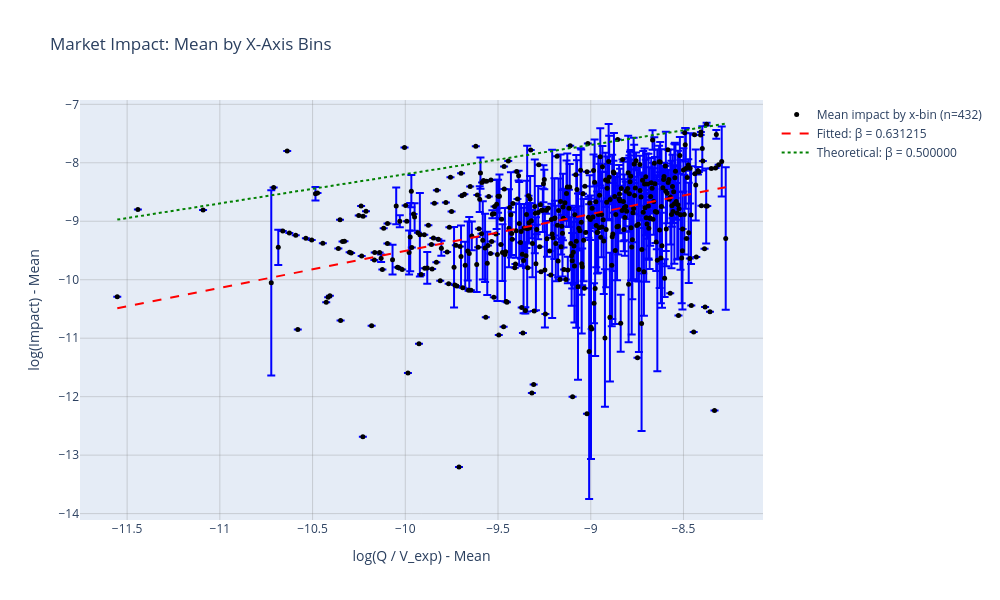

Notebook cell for this chart:
### Code cell
# Calculate mean and std for each x-axis bin across all samples
import numpy as np

# First, let's check what columns are available in points_df
print("Available columns in points_df:", points_df.columns.tolist())

# Get all valid x and y values
x_values = points_df['x'].to_numpy()
y_values = points_df['y'].to_numpy()

# Filter out invalid points
valid_mask = np.isfinite(x_values) & np.isfinite(y_values) & (x_values != 0)
x_valid = x_values[valid_mask]
y_valid = y_values[valid_mask]

if len(x_valid) > 0:
    # Create bins for x-axis
    n_bins = 1000  # Number of bins
    x_min, x_max = x_valid.min(), x_valid.max()
    bin_edges = np.linspace(x_min, x_max, n_bins + 1)
    bin_centers = (bin_edges[:-1] + bin_edges[1:]) / 2
    
    # Calculate statistics for each bin
    bin_stats = []
    
    for i in range(n_bins):
        # Find points in this bin
        bin_mask = (x_valid >= bin_edges[i]) & (x_valid < bin_edges[i + 1])
        if i == n_bins - 1:  # Include the last edge in the final bin
            bin_mask = (x_valid >= bin_edges[i]) & (x_valid <= bin_edges[i + 1])
        
        x_bin = x_valid[bin_mask]
        y_bin = y_valid[bin_mask]
        
        if len(x_bin) > 0:
            x_mean = np.mean(x_bin)
            x_std = np.std(x_bin)
            y_mean = np.mean(y_bin)
            y_std = np.std(y_bin)
            
            bin_stats.append({
                'bin_number': i + 1,
                'bin_center': bin_centers[i],
                'x_mean': x_mean,
                'x_std': x_std,
                'y_mean': y_mean,
                'y_std': y_std,
                'n_points': len(x_bin),
                'x_min': x_bin.min(),
                'x_max': x_bin.max()
            })

    # Convert to DataFrame for easier handling
    stats_df = pd.DataFrame(bin_stats)

    if len(stats_df) > 0:
        # Create the plotly figure
        fig = go.Figure()

        # Add scatter plot with error bars (only y-axis std)
        fig.add_trace(go.Scatter(
            x=stats_df['x_mean'],
            y=stats_df['y_mean'],
            error_y=dict(type='data', array=stats_df['y_std'], visible=True, color='blue'),
            mode='markers',
            marker=dict(size=5, color='black', opacity=1.0),
            name=f'Mean impact by x-bin (n={len(stats_df)})',
            hovertemplate='Bin: %{customdata}<br>' +
                          'x_mean: %{x:.6f}<br>' +
                          'y_mean: %{y:.6f}<br>' +
                          'n_points: %{customdata}<br>' +
                          '<extra></extra>',
            customdata=stats_df['bin_number']
        ))

        # Add fitted line if we have enough points
        if len(stats_df) >= 2:
            x_mean_valid = stats_df['x_mean'].to_numpy()
            y_mean_valid = stats_df['y_mean'].to_numpy()
            
            # Fit line to mean values
            beta_bins = beta_fit(x_mean_valid, y_mean_valid, alpha_global, method=est_method)
            
            if np.isfinite(beta_bins):
                x_range = np.linspace(x_mean_valid.min(), x_mean_valid.max(), 100)
                y_fitted = alpha_global + beta_bins * x_range
                fig.add_trace(go.Scatter(
                    x=x_range,
                    y=y_fitted,
                    mode='lines',
                    line=dict(color='red', dash='dash', width=2),
                    name=f'Fitted: β = {beta_bins:.6f}',
                    hovertemplate='Fitted line<br>' +
                                  'x: %{x:.6f}<br>' +
                                  'y: %{y:.6f}<br>' +
                                  '<extra></extra>'
                ))

        # Add theoretical line
        beta_theory = 0.5
        x_range_theory = np.linspace(stats_df['x_mean'].min(), stats_df['x_mean'].max(), 100)
        y_theory = alpha_global + beta_theory * x_range_theory
        fig.add_trace(go.Scatter(
            x=x_range_theory,
            y=y_theory,
            mode='lines',
            line=dict(color='green', dash='dot', width=2),
            name=f'Theoretical: β = {beta_theory:.6f}',
            hovertemplate='Theoretical line<br>' +
                          'x: %{x:.6f}<br>' +
                          'y: %{y:.6f}<br>' +
                          '<extra></extra>'
        ))

        # Update layout
        fig.update_layout(
            title='Market Impact: Mean by X-Axis Bins',
            xaxis_title='log(Q / V_exp) - Mean',
            yaxis_title='log(Impact) - Mean',
            width=1000,
            height=600,
            showlegend=True,
            hovermode='closest'
        )

        # Add grid
        fig.update_xaxes(showgrid=True, gridwidth=1, gridcolor='rgba(128,128,128,0.3)')
        fig.update_yaxes(showgrid=True, gridwidth=1, gridcolor='rgba(128,128,128,0.3)')

        # Display the plot
        fig.show()

        # Print summary statistics
        print(f"Number of x-bins analyzed: {len(stats_df)}")
        print(f"Number of bins: {n_bins}")
        print(f"Total points used: {len(x_valid)}")
        print(f"Alpha (fixed intercept): {alpha_global:.6f}")
        if len(stats_df) >= 2 and 'beta_bins' in locals() and np.isfinite(beta_bins):
            print(f"Fitted Beta (x-bin means): {beta_bins:.6f}")
        print(f"Theoretical Beta: {beta_theory:.6f}")
        print(f"X-axis range: [{x_min:.6f}, {x_max:.6f}]")
        
        # Print bin details
        print("\nBin details:")
        for _, row in stats_df.iterrows():
            print(f"Bin {int(row['bin_number'])}: x=[{row['x_min']:.6f}, {row['x_max']:.6f}], "
                  f"x_mean={row['x_mean']:.6f}, y_mean={row['y_mean']:.6f}, n={int(row['n_points'])}")
    else:
        print("No valid bin data found for analysis")
else:
    print("No valid data points found for analysis")

### Figure 1 — Plotly figure (JSON) as saved in the notebook; plotly's stock layout.template omitted (floating-point values rounded to 4 significant figures; data arrays with more than 128 entries replaced by an {"elided": "..."} marker saying what was removed)
{"data": [{"customdata": {"elided": "432 int values"}, "error_y": {"array": {"elided": "432 float values"}, "color": "blue", "type": "data", "visible": true}, "hovertemplate": "Bin: %{customdata}<br>x_mean: %{x:.6f}<br>y_mean: %{y:.6f}<br>n_points: %{customdata}<br><extra></extra>", "marker": {"color": "black", "opacity": 1, "size": 5}, "mode": "markers", "name": "Mean impact by x-bin (n=432)", "type": "scatter", "x": {"elided": "432 float values"}, "y": {"elided": "432 float values"}}, {"hovertemplate": "Fitted line<br>x: %{x:.6f}<br>y: %{y:.6f}<br><extra></extra>", "line": {"color": "red", "dash": "dash", "width": 2}, "mode": "lines", "name": "Fitted: β = 0.631215", "type": "scatter", "x": [-11.55, -11.52, -11.49, -11.45, -11.42, -11.39, -11.35, -11.32, -11.29, -11.25, -11.22, -11.19, -11.16, -11.12, -11.09, -11.06, -11.02, -10.99, -10.96, -10.92, -10.89, -10.86, -10.82, -10.79, -10.76, -10.72, -10.69, -10.66, -10.63, -10.59, -10.56, -10.53, -10.49, -10.46, -10.43, -10.39, -10.36, -10.33, -10.29, -10.26, -10.23, -10.19, -10.16, -10.13, -10.09, -10.06, -10.03, -9.995, -9.962, -9.929, -9.896, -9.863, -9.83, -9.797, -9.764, -9.73, -9.697, -9.664, -9.631, -9.598, -9.565, -9.532, -9.498, -9.465, -9.432, -9.399, -9.366, -9.333, -9.3, -9.266, -9.233, -9.2, -9.167, -9.134, -9.101, -9.068, -9.034, -9.001, -8.968, -8.935, -8.902, -8.869, -8.836, -8.802, -8.769, -8.736, -8.703, -8.67, -8.637, -8.604, -8.57, -8.537, -8.504, -8.471, -8.438, -8.405, -8.372, -8.338, -8.305, -8.272], "y": [-10.49, -10.47, -10.45, -10.42, -10.4, -10.38, -10.36, -10.34, -10.32, -10.3, -10.28, -10.26, -10.24, -10.22, -10.19, -10.17, -10.15, -10.13, -10.11, -10.09, -10.07, -10.05, -10.03, -10.01, -9.986, -9.965, -9.944, -9.923, -9.902, -9.881, -9.86, -9.839, -9.818, -9.797, -9.777, -9.756, -9.735, -9.714, -9.693, -9.672, -9.651, -9.63, -9.609, -9.588, -9.567, -9.546, -9.525, -9.505, -9.484, -9.463, -9.442, -9.421, -9.4, -9.379, -9.358, -9.337, -9.316, -9.295, -9.274, -9.254, -9.233, -9.212, -9.191, -9.17, -9.149, -9.128, -9.107, -9.086, -9.065, -9.044, -9.023, -9.003, -8.982, -8.961, -8.94, -8.919, -8.898, -8.877, -8.856, -8.835, -8.814, -8.793, -8.772, -8.752, -8.731, -8.71, -8.689, -8.668, -8.647, -8.626, -8.605, -8.584, -8.563, -8.542, -8.521, -8.5, -8.48, -8.459, -8.438, -8.417]}, {"hovertemplate": "Theoretical line<br>x: %{x:.6f}<br>y: %{y:.6f}<br><extra></extra>", "line": {"color": "green", "dash": "dot", "width": 2}, "mode": "lines", "name": "Theoretical: β = 0.500000", "type": "scatter", "x": [-11.55, -11.52, -11.49, -11.45, -11.42, -11.39, -11.35, -11.32, -11.29, -11.25, -11.22, -11.19, -11.16, -11.12, -11.09, -11.06, -11.02, -10.99, -10.96, -10.92, -10.89, -10.86, -10.82, -10.79, -10.76, -10.72, -10.69, -10.66, -10.63, -10.59, -10.56, -10.53, -10.49, -10.46, -10.43, -10.39, -10.36, -10.33, -10.29, -10.26, -10.23, -10.19, -10.16, -10.13, -10.09, -10.06, -10.03, -9.995, -9.962, -9.929, -9.896, -9.863, -9.83, -9.797, -9.764, -9.73, -9.697, -9.664, -9.631, -9.598, -9.565, -9.532, -9.498, -9.465, -9.432, -9.399, -9.366, -9.333, -9.3, -9.266, -9.233, -9.2, -9.167, -9.134, -9.101, -9.068, -9.034, -9.001, -8.968, -8.935, -8.902, -8.869, -8.836, -8.802, -8.769, -8.736, -8.703, -8.67, -8.637, -8.604, -8.57, -8.537, -8.504, -8.471, -8.438, -8.405, -8.372, -8.338, -8.305, -8.272], "y": [-8.972, -8.955, -8.939, -8.922, -8.906, -8.889, -8.872, -8.856, -8.839, -8.823, -8.806, -8.79, -8.773, -8.756, -8.74, -8.723, -8.707, -8.69, -8.674, -8.657, -8.64, -8.624, -8.607, -8.591, -8.574, -8.558, -8.541, -8.524, -8.508, -8.491, -8.475, -8.458, -8.442, -8.425, -8.408, -8.392, -8.375, -8.359, -8.342, -8.326, -8.309, -8.292, -8.276, -8.259, -8.243, -8.226, -8.21, -8.193, -8.176, -8.16, -8.143, -8.127, -8.11, -8.094, -8.077, -8.06, -8.044, -8.027, -8.011, -7.994, -7.978, -7.961, -7.944, -7.928, -7.911, -7.895, -7.878, -7.862, -7.845, -7.828, -7.812, -7.795, -7.779, -7.762, -7.746, -7.729, -7.712, -7.696, -7.679, -7.663, -7.646, -7.63, -7.613, -7.596, -7.58, -7.563, -7.547, -7.53, -7.514, -7.497, -7.481, -7.464, -7.447, -7.431, -7.414, -7.398, -7.381, -7.365, -7.348, -7.331]}], "layout": {"height": 600, "hovermode": "closest", "showlegend": true, "title": {"text": "Market Impact: Mean by X-Axis Bins"}, "width": 1000, "xaxis": {"gridcolor": "rgba(128,128,128,0.3)", "gridwidth": 1, "showgrid": true, "title": {"text": "log(Q / V_exp) - Mean"}}, "yaxis": {"gridcolor": "rgba(128,128,128,0.3)", "gridwidth": 1, "showgrid": true, "title": {"text": "log(Impact) - Mean"}}}}
